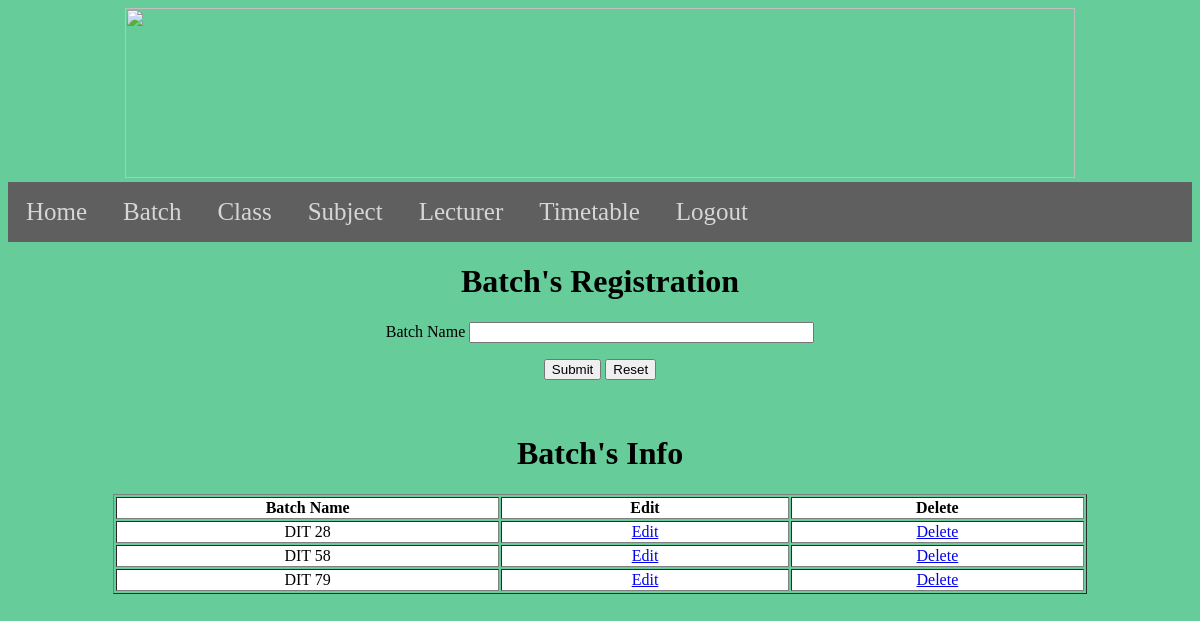
Screenshot of /batch.php with the database file from the repository.
### tables this page shows
CREATE TABLE `batch` (
  `batch_id` int(11) NOT NULL,
  `batch_name` varchar(100) NOT NULL
);

### batch.php (the view, shortened to what this page needs)
<!doctype html>
<html>
<head>
</head>
<body><center>
<img src="header1.jpg" width="950" height="170" alt=""/>
</center>
<ul class="topnav" id="myTopnav">
  <li><a href="home.php">Home</a></li>
  <li><a href="batch.php">Batch</a></li>
   <li><a href="class.php">Class</a></li>
   <li><a href="subject.php">Subject</a></li>
   <li><a href="lecturer.php">Lecturer</a></li>
   <li><a href="timetable.php">Timetable</a></li>
   <li><a href="logout.php">Logout</a></li>
</ul>
</body>
</html>
<body>
<center>
<h1>Batch's Registration</h1>
<form action="php_action/batch_register.php" method="post">
<center>
       <label>Batch Name</label>
        <label><input name="batch_name" type = "text" size="40"/></label>
    <br>
      <p>
        <input type="submit" name="submit" value="Submit"/>
        <input type="reset" name="reset" value="Reset" id="reset"/>
      </p>
</form>
</center>
<br>
<html>
<center><h1>Batch's Info</h1></center>
<body>
<div align="center">
<table width="974" height="58" border="1">
<tr>
<th width="128">Batch Name</th>
<th width="95">Edit</th>
<th width="97">Delete</th>
</tr>
<?php
$run = mysql_query("Select * from batch");
while($row=mysql_fetch_array($run))
{
	$showbatch_id = $row[0];
	$showbatch_name = $row[1];
	echo"<tr align='center'>
				<td>$showbatch_name</td>
				<td><a href='editbatch.php?edit=$showbatch_id'>Edit</td>
				<td><a href='batch.php?del=$showbatch_id'>Delete</td>
			</tr>";
}
?>
</table>
</body>
</html>

### batch.php (style rules this page uses)
ul.topnav { list-style-type: none; margin: 0; padding: 0; overflow: hidden; background-color: #5F5F5F; }
ul.topnav li { float: left; }
ul.topnav li a { display: inline-block; color: #D6D6D6; text-align: center; padding: 16px 18px; text-decoration: none; transition: 0.3s; font-size: 25px; font-family:REVOLUTION; }
body { background-color:#6C9; }
tr { background-color:#FFF; }
td { font-size:20; }
th { font-size:20; }

### rows the page displays
batch: batch_name "DIT 28"
batch: batch_name "DIT 58"
batch: batch_name "DIT 79"
